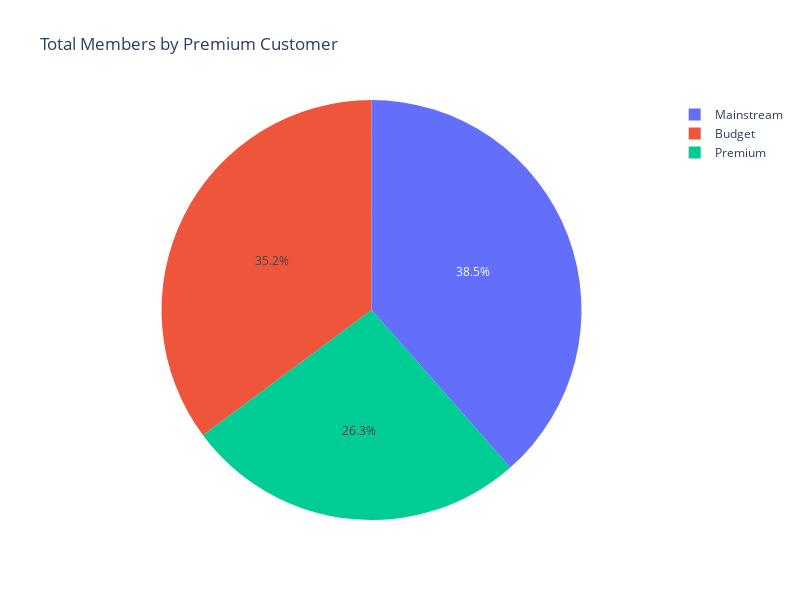

Notebook source saved alongside this figure:
### Code cell
# Graphical representation of the Total members by Premium customer

fig = px.pie(
    cust_count, # DataFrame containing the aggregated data
    values = "LYLTY_CARD_NBR", # Column for hte size of each slice
    names = "PREMIUM_CUSTOMER", # Column for the names of each slice
    title = "Total Members by Premium Customer", # Title of the Pie Chart
    width = 800, # Sets the width of the figure
    height = 600 # Sets the height of the figure
)

# Show the plot
fig.show() # Display the visual created

### Figure 1 — Plotly figure (JSON) as saved in the notebook; plotly's stock layout.template omitted (floating-point values rounded to 4 significant figures)
{"data": [{"domain": {"x": [0, 1], "y": [0, 1]}, "hovertemplate": "PREMIUM_CUSTOMER=%{label}<br>LYLTY_CARD_NBR=%{value}<extra></extra>", "labels": ["Budget", "Mainstream", "Premium"], "legendgroup": "", "name": "", "showlegend": true, "type": "pie", "values": [93157, 101988, 69691]}], "layout": {"height": 600, "legend": {"tracegroupgap": 0}, "title": {"text": "Total Members by Premium Customer"}, "width": 800}}
